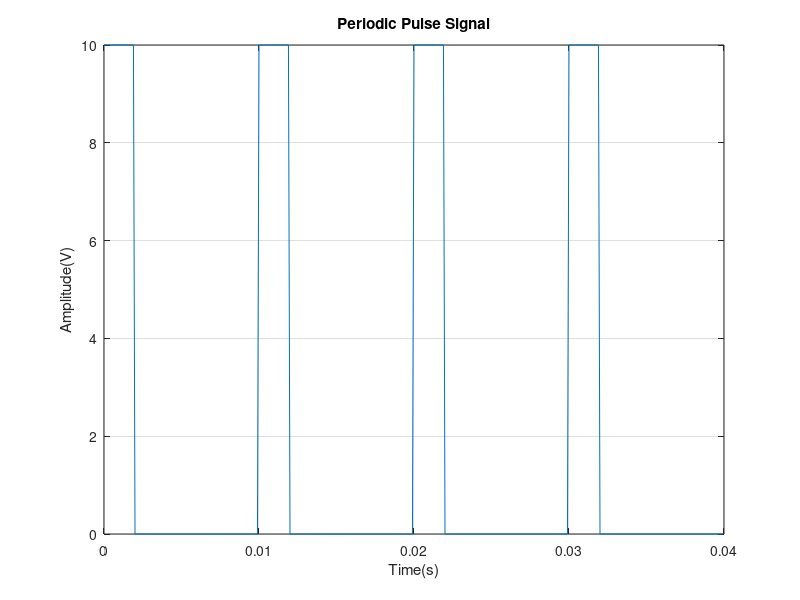
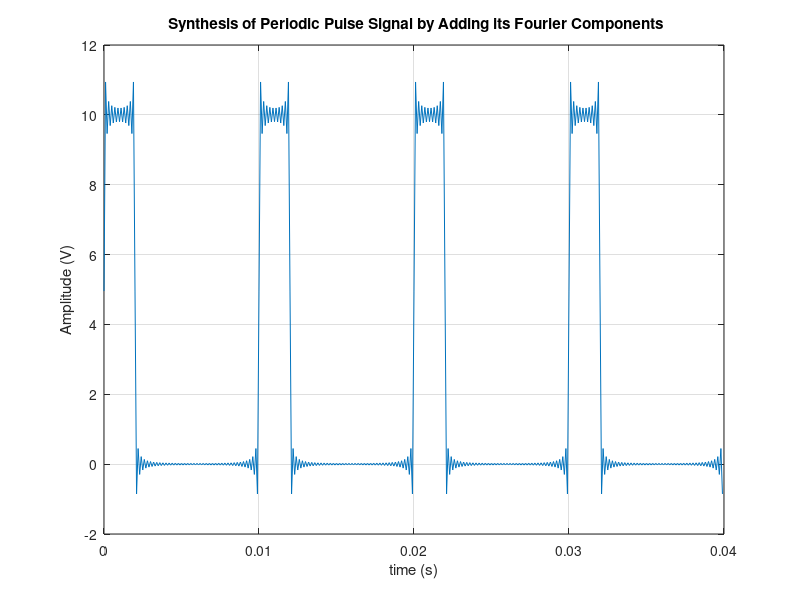

These figures' MATLAB source, in order:

%Qu1
clear all 

% Fourier Series

Fs = 100000; % Sampling frequency = 100 kHz
t = [0:1:250]/Fs; % Constructs a time array t with 251 samples
% increasing from 0 to 250/100000 (2.5ms).

y1=(2/pi)*sin(2000*pi*t) ; % creates array y1 of 251 samples of 1kHz
% fundamental component (1st harmonic)
plot (t,y1);
xlabel('time (seconds)') 
ylabel('signal amplitude')

%plots fundamental component

% creates array y2 of 251 samples of
% 3kHz 3rd harmonic component
y2=(2/(3*pi))*sin(6000*pi*t); 
plot(t,y2) % plots 3rd harmonic component

y=y1+y2; % adds 1st and 3rd harmonic components
plot(t,y) % plots 1st and 3rd harmonic components

% creates array y3 of 251 samples of
% 5kHz 5th harmonic component
y3=(2/(5*pi))*sin((10000*pi*t) + pi/2) ;
plot(t,y3)

y=y1+y2+y3; % adds 1st , 3rd and 5th harmonic components
plot(t,y) % plots 1st , 3rd and 5th harmonic components

% creates array y4 of 251 samples of
% 7kHz 7th harmonic component
y4=(2/(7*pi))*sin(14000*pi*t); 

y=y1+y2+y3+y4; % adds first, 3rd, 5th and 7th harmonic components
plot(t,y) % plots 1st , 3rd, 5th and 7th harmonic components

% creates array y5 of 251 samples of
% 9kHz 9th harmonic component
y5=(2/(9*pi))*sin(18000*pi*t);

% creates array y6 of 251 samples of
% 11kHz 11th harmonic component
y6=(2/(11*pi))*sin(22000*pi*t);

% adds 1st, 3rd, 5th, 7th, 9th and 11th harmonic components
y=y1+y2+y3+y4+y5+y6;
plot(t,y) % plots 1st , 3rd, 5th , 7th , 9th and 11th harmonic components

% creates array y7 of 251 samples of
% 13kHz 13th harmonic component
y7=(2/(13*pi))*sin(26000*pi*t);
plot(t,y7)

% creates array y8 of 251 samples of
% 15kHz 15th harmonic component
y8=(2/(15*pi))*sin(30000*pi*t);

% creates array y9 of 251 samples of %17kHz 17th harmonic component
y9=(2/(17*pi))*sin(34000*pi*t);

% creates array y10 of 251 %samples of 19kHz 19th harmonic component
y10=(2/(19*pi))*sin(38000*pi*t);

% adds 1st , 3rd , 5th , 7th , % 9th , 11th , 13th , % 15th , 17th,
% and 19th harmonic components
y=y1+y2+y3+y4+y5+y6+y7+y8+y9+y10;
plot(t,y) 

xlabel('time (seconds)') % labels x-axis of amplitude-time graph
ylabel('signal amplitude') % labels y-axis of amplitude-time graph
grid on

% adds 1st , 3rd , 5th , 7th , % 9th , 11th , 13th , % 15th , 17th,
% and 19th harmonic components
y= 0.5 + y1+y2+y3+y4+y5+y6+y7+y8+y9+y10;
plot(t,y) 

xlabel('time (seconds)') % labels x-axis of amplitude-time graph
ylabel('signal amplitude') % labels y-axis of amplitude-time graph
grid on


%Qu3
clear all
Fs=100000;
Ts = 1 / Fs;
t = [0:1:250]*Ts;
f0=1000;
sig = 0.5;
for n=1:2:50
sig = sig+(2/(n*pi))*sin(2*pi*f0*n*t);
plot(t,sig)
pause(0.5)
end
xlabel('Time (seconds)')
ylabel('Signal Amplitude (V)')
title (' Generating a Squarewave from its Fourier Components')
grid on


% Qu4
clear all

Fs=10000;
t=[0:1:500]/Fs;
f0=100;
sig = 0;
for n=1:1:50
sig=sig+(1/n)*(-1)^(n+1)*sin(2*pi*f0*n*t);
plot(t,sig)
pause(0.5)
end
xlabel('Time (seconds)')
ylabel('Signal Amplitude (V)')
title (' Generating a Sawtooth Signal its Fourier Components')
grid on


% Qu5
Fs=10000;
t=[0:1:500]/Fs;
f0=100;
sig = pi/2;
for n=1:1:50
 sig=sig+(1/n)*(-1)^(n+1)*sin(2*pi*f0*n*t);
plot(t,sig)
pause(0.5)
end
xlabel('Time (seconds)')
ylabel('Signal Amplitude (V)')
title (' Generating a Sawtooth Signal its Fourier Components')
grid on


% Qu6
clear all
close all
Fs = 10000;
Ts = 1/Fs;
t=[0:1:399]*Ts;
%
for i=1:1:20
vp(i) = 10;
end
for i=21:1:100
vp(i)=0;
end
pulse = [vp,vp,vp,vp];
%
figure(1)
plot(t,pulse);
xlabel('Time(s)');
ylabel ('Amplitude(V)');
title('Periodic Pulse Signal')
grid on 

% Qu7
E = 10;
T = 10e-3;
tau = 2e-3;
DC = (E*tau)/T;
Fs=10000;
f0=100;
% no of samples per cycle = Fs/f0 = 10000/100 = 100
% 4 cycles => 4 x 100 = 400 samples
t=[0:1:399]/Fs;
sig= DC;
figure(2)
for n=1:1:50
Cn = DC*exp(-j*pi*f0*n*tau)*sin(n*pi*tau/T)/(n*pi*tau/T);
An = 2*abs(Cn);
phin = angle(Cn);
sig=sig +An*cos((2*pi*f0*n*t) + phin);
plot(t,sig)
pause (0.5)
end
xlabel('time (s)')
ylabel('Amplitude (V)')
title(' Synthesis of Periodic Pulse Signal by Adding its Fourier Components')
grid on